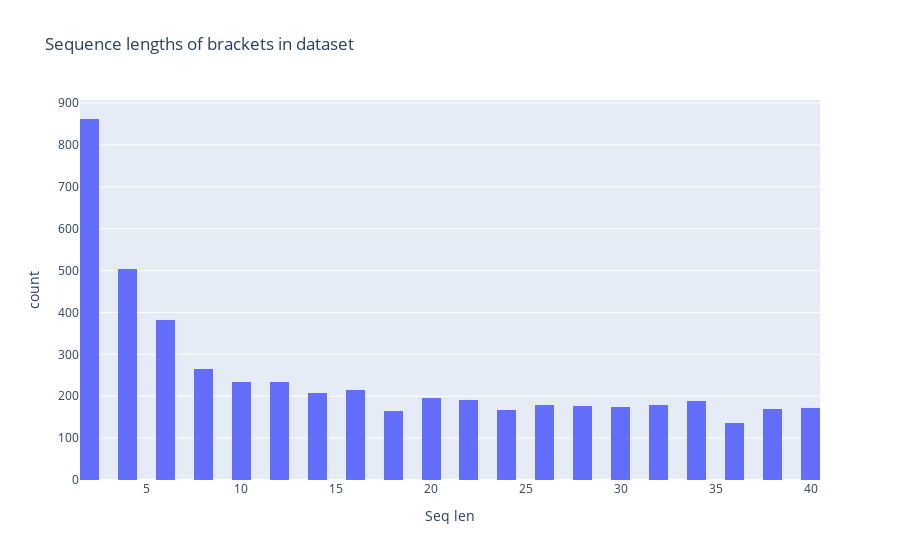

The cell this chart's notebook holds for it:
### Code cell
hist(
    [len(x) for x, _ in data_tuples],
    nbins=data.seq_length,
    title="Sequence lengths of brackets in dataset",
    labels={"x": "Seq len"}
)

### Figure 1 — Plotly figure (JSON) as saved in the notebook; plotly's stock layout.template omitted (floating-point values rounded to 4 significant figures; data arrays with more than 128 entries replaced by an {"elided": "..."} marker saying what was removed)
{"data": [{"alignmentgroup": "True", "bingroup": "x", "hovertemplate": "Seq len=%{x}<br>count=%{y}<extra></extra>", "legendgroup": "", "marker": {"color": "#636efa", "pattern": {"shape": ""}}, "name": "", "nbinsx": 42, "offsetgroup": "", "orientation": "v", "showlegend": false, "type": "histogram", "x": {"elided": "5000 int values"}, "xaxis": "x", "yaxis": "y"}], "layout": {"autosize": false, "bargap": 0, "barmode": "overlay", "hovermode": "x unified", "legend": {"tracegroupgap": 0}, "modebar": {"add": ["drawline", "drawopenpath", "drawclosedpath", "drawcircle", "drawrect", "eraseshape"]}, "title": {"text": "Sequence lengths of brackets in dataset"}, "xaxis": {"anchor": "y", "domain": [0, 1], "title": {"text": "Seq len"}}, "yaxis": {"anchor": "x", "domain": [0, 1], "title": {"text": "count"}}}}
